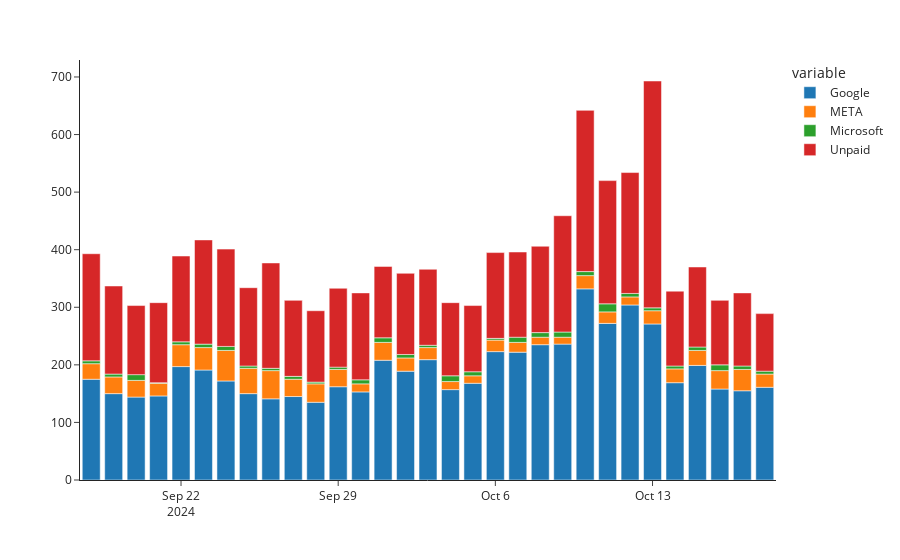

The code cell stored with this chart in its notebook:
### Code cell
#Visualize where the datepickers are coming from

bar = px.bar (pivot_datepickers, x='date', y=['Google', 'META', 'Microsoft', 'Unpaid'], template = 'simple_white')
bar.update_layout(xaxis_title=None, yaxis_title=None)
bar.show()

### Figure 1 — Plotly figure (JSON) as saved in the notebook; plotly's stock layout.template omitted (floating-point values rounded to 4 significant figures)
{"data": [{"alignmentgroup": "True", "hovertemplate": "variable=Google<br>date=%{x}<br>value=%{y}<extra></extra>", "legendgroup": "Google", "marker": {"color": "#1F77B4", "pattern": {"shape": ""}}, "name": "Google", "offsetgroup": "Google", "orientation": "v", "showlegend": true, "textposition": "auto", "type": "bar", "x": ["2024-09-18T00:00:00", "2024-09-19T00:00:00", "2024-09-20T00:00:00", "2024-09-21T00:00:00", "2024-09-22T00:00:00", "2024-09-23T00:00:00", "2024-09-24T00:00:00", "2024-09-25T00:00:00", "2024-09-26T00:00:00", "2024-09-27T00:00:00", "2024-09-28T00:00:00", "2024-09-29T00:00:00", "2024-09-30T00:00:00", "2024-10-01T00:00:00", "2024-10-02T00:00:00", "2024-10-03T00:00:00", "2024-10-04T00:00:00", "2024-10-05T00:00:00", "2024-10-06T00:00:00", "2024-10-07T00:00:00", "2024-10-08T00:00:00", "2024-10-09T00:00:00", "2024-10-10T00:00:00", "2024-10-11T00:00:00", "2024-10-12T00:00:00", "2024-10-13T00:00:00", "2024-10-14T00:00:00", "2024-10-15T00:00:00", "2024-10-16T00:00:00", "2024-10-17T00:00:00", "2024-10-18T00:00:00"], "xaxis": "x", "y": [175, 150, 144, 146, 197, 191, 172, 150, 141, 145, 135, 162, 153, 208, 189, 209, 157, 168, 223, 222, 235, 236, 332, 272, 304, 271, 169, 199, 158, 155, 161], "yaxis": "y"}, {"alignmentgroup": "True", "hovertemplate": "variable=META<br>date=%{x}<br>value=%{y}<extra></extra>", "legendgroup": "META", "marker": {"color": "#FF7F0E", "pattern": {"shape": ""}}, "name": "META", "offsetgroup": "META", "orientation": "v", "showlegend": true, "textposition": "auto", "type": "bar", "x": ["2024-09-18T00:00:00", "2024-09-19T00:00:00", "2024-09-20T00:00:00", "2024-09-21T00:00:00", "2024-09-22T00:00:00", "2024-09-23T00:00:00", "2024-09-24T00:00:00", "2024-09-25T00:00:00", "2024-09-26T00:00:00", "2024-09-27T00:00:00", "2024-09-28T00:00:00", "2024-09-29T00:00:00", "2024-09-30T00:00:00", "2024-10-01T00:00:00", "2024-10-02T00:00:00", "2024-10-03T00:00:00", "2024-10-04T00:00:00", "2024-10-05T00:00:00", "2024-10-06T00:00:00", "2024-10-07T00:00:00", "2024-10-08T00:00:00", "2024-10-09T00:00:00", "2024-10-10T00:00:00", "2024-10-11T00:00:00", "2024-10-12T00:00:00", "2024-10-13T00:00:00", "2024-10-14T00:00:00", "2024-10-15T00:00:00", "2024-10-16T00:00:00", "2024-10-17T00:00:00", "2024-10-18T00:00:00"], "xaxis": "x", "y": [27, 29, 29, 22, 38, 39, 53, 44, 49, 30, 32, 30, 14, 31, 23, 21, 14, 13, 20, 17, 13, 12, 23, 20, 14, 23, 24, 26, 32, 37, 23], "yaxis": "y"}, {"alignmentgroup": "True", "hovertemplate": "variable=Microsoft<br>date=%{x}<br>value=%{y}<extra></extra>", "legendgroup": "Microsoft", "marker": {"color": "#2CA02C", "pattern": {"shape": ""}}, "name": "Microsoft", "offsetgroup": "Microsoft", "orientation": "v", "showlegend": true, "textposition": "auto", "type": "bar", "x": ["2024-09-18T00:00:00", "2024-09-19T00:00:00", "2024-09-20T00:00:00", "2024-09-21T00:00:00", "2024-09-22T00:00:00", "2024-09-23T00:00:00", "2024-09-24T00:00:00", "2024-09-25T00:00:00", "2024-09-26T00:00:00", "2024-09-27T00:00:00", "2024-09-28T00:00:00", "2024-09-29T00:00:00", "2024-09-30T00:00:00", "2024-10-01T00:00:00", "2024-10-02T00:00:00", "2024-10-03T00:00:00", "2024-10-04T00:00:00", "2024-10-05T00:00:00", "2024-10-06T00:00:00", "2024-10-07T00:00:00", "2024-10-08T00:00:00", "2024-10-09T00:00:00", "2024-10-10T00:00:00", "2024-10-11T00:00:00", "2024-10-12T00:00:00", "2024-10-13T00:00:00", "2024-10-14T00:00:00", "2024-10-15T00:00:00", "2024-10-16T00:00:00", "2024-10-17T00:00:00", "2024-10-18T00:00:00"], "xaxis": "x", "y": [5, 5, 10, 1, 5, 6, 7, 4, 4, 5, 3, 4, 7, 8, 6, 4, 10, 7, 3, 9, 8, 9, 7, 14, 6, 5, 5, 6, 10, 6, 5], "yaxis": "y"}, {"alignmentgroup": "True", "hovertemplate": "variable=Unpaid<br>date=%{x}<br>value=%{y}<extra></extra>", "legendgroup": "Unpaid", "marker": {"color": "#D62728", "pattern": {"shape": ""}}, "name": "Unpaid", "offsetgroup": "Unpaid", "orientation": "v", "showlegend": true, "textposition": "auto", "type": "bar", "x": ["2024-09-18T00:00:00", "2024-09-19T00:00:00", "2024-09-20T00:00:00", "2024-09-21T00:00:00", "2024-09-22T00:00:00", "2024-09-23T00:00:00", "2024-09-24T00:00:00", "2024-09-25T00:00:00", "2024-09-26T00:00:00", "2024-09-27T00:00:00", "2024-09-28T00:00:00", "2024-09-29T00:00:00", "2024-09-30T00:00:00", "2024-10-01T00:00:00", "2024-10-02T00:00:00", "2024-10-03T00:00:00", "2024-10-04T00:00:00", "2024-10-05T00:00:00", "2024-10-06T00:00:00", "2024-10-07T00:00:00", "2024-10-08T00:00:00", "2024-10-09T00:00:00", "2024-10-10T00:00:00", "2024-10-11T00:00:00", "2024-10-12T00:00:00", "2024-10-13T00:00:00", "2024-10-14T00:00:00", "2024-10-15T00:00:00", "2024-10-16T00:00:00", "2024-10-17T00:00:00", "2024-10-18T00:00:00"], "xaxis": "x", "y": [186, 153, 120, 139, 149, 181, 169, 136, 183, 132, 124, 137, 151, 124, 141, 132, 127, 115, 149, 148, 150, 202, 280, 214, 210, 394, 130, 139, 112, 127, 100], "yaxis": "y"}], "layout": {"autosize": true, "barmode": "relative", "legend": {"title": {"text": "variable"}, "tracegroupgap": 0}, "margin": {"t": 60}, "xaxis": {"anchor": "y", "autorange": true, "domain": [0, 1], "range": ["2024-09-17 12:00", "2024-10-18 12:00"], "title": {}, "type": "date"}, "yaxis": {"anchor": "x", "autorange": true, "domain": [0, 1], "range": [0, 729.5], "title": {}, "type": "linear"}}}
